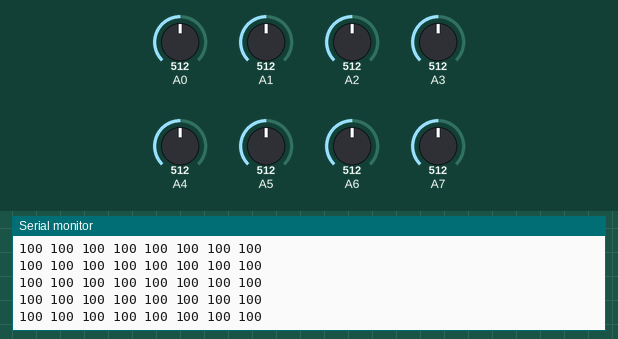
The sketch below on a simulated Arduino Mega 2560, built with avr-gcc and run on an emulated ATmega2560. Parts: the last lines printed to the serial monitor. The inputs (shaded band) are chosen by the test bench; at power-on: A0 = 512, A1 = 512, A2 = 512, A3 = 512, A4 = 512, A5 = 512, A6 = 512, A7 = 512.

Above: at 1.2 s.
1.3 s: A0 set to 530
At 2.0 s:
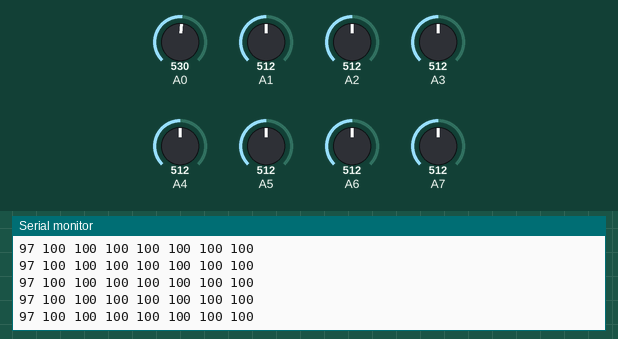
4.3 s: A1 set to 526
At 5.1 s:
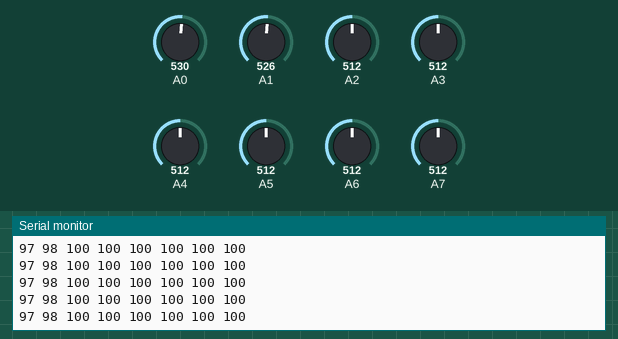
10.3 s: A2 set to 525
At 10.9 s:
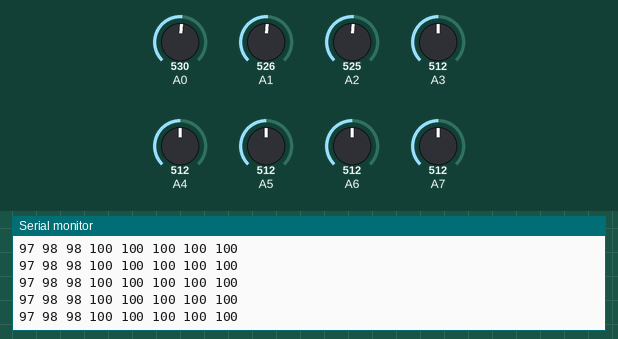

Measured:
- after the input at 1.3 s, the serial monitor: prints a new line after 0.08 s (image 1)
- after the input at 4.3 s, the serial monitor: prints a new line after 0.07 s (image 2)
- after the input at 10.3 s, the serial monitor: prints a new line after 0.09 s (image 3)

The sketch:

Lab2_task2_8lightsense.ino
```cpp
void setup()
{
  // put your setup code here, to run once:
  Serial.begin(9600);
}

void loop()
{
  // put your main code here, to run repeatedly:
  readLightSensor();
}
int light[8];
void readLightSensor()
{
  for(int i = A0; i<A8; i++)
  {
    int reading = analogRead(i);
    int reallight = map(reading,0,1023,200,0);
    light[i-A0] = reallight;
    Serial.print(light[i-A0]);
    Serial.print(" ");
  }
 Serial.println("");
}
```
